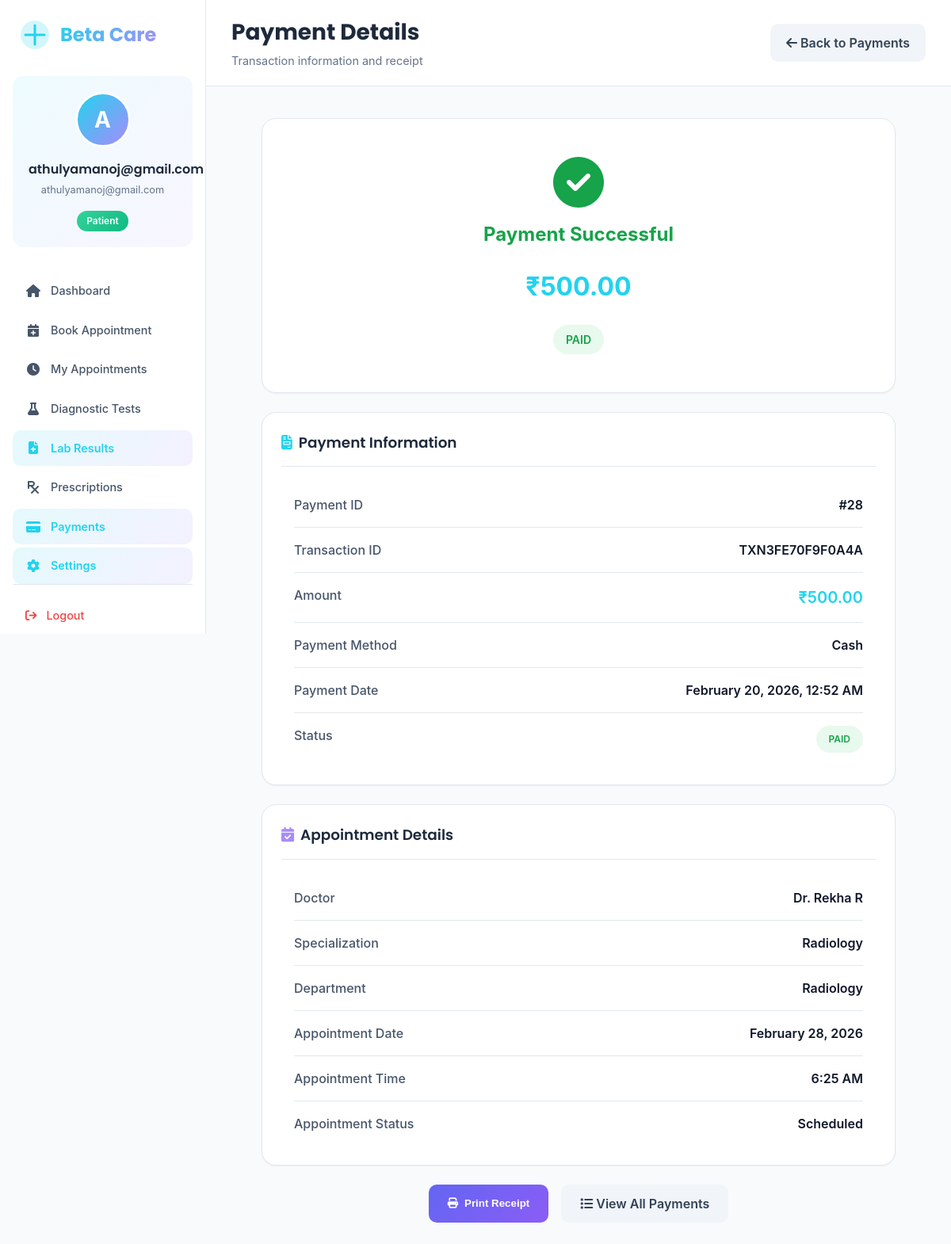
Screenshot of /patient/payments/28/ (signed in) with the database file from the repository.
### core/models.py (models this page shows, shortened)
class Payment(models.Model):
    PAYMENT_METHODS = [
        ('UPI', 'UPI'),
        ('Card', 'Card'),
        ('Cash', 'Cash'),
        ('NetBanking', 'Net Banking'),
    ]
    PAYMENT_STATUS = [
        ('Paid', 'Paid'),
        ('Pending', 'Pending'),
        ('Failed', 'Failed'),
    ]
    patient = models.ForeignKey(
        'PatientProfile',
        on_delete=models.CASCADE,
        related_name="payments"
    )
    appointment = models.ForeignKey(
        'Appointment',
        on_delete=models.CASCADE,
        related_name="payments",
        null=True,      # ✅ IMPORTANT
        blank=True      # ✅ IMPORTANT
    )
    test_booking = models.ForeignKey(
        'TestBooking',
        on_delete=models.CASCADE,
        null=True,
        blank=True,
        related_name="payments"
    )
    amount = models.DecimalField(max_digits=10, decimal_places=2)
    payment_method = models.CharField(
        max_length=20,
        choices=PAYMENT_METHODS
    )
    payment_status = models.CharField(
        max_length=20,
        choices=PAYMENT_STATUS,
        default="Pending"
    )
    payment_date = models.DateTimeField(auto_now_add=True)
    transaction_id = models.CharField(
        max_length=100,
        blank=True,
        null=True
    )

class Appointment(models.Model):
    STATUS_CHOICES = [
        ('Pending Payment', 'Pending Payment'),  # Initial status when appointment is created
        ('Scheduled', 'Scheduled'),              # After payment is completed
        ('Confirmed', 'Confirmed'),              # Doctor confirmed
        ('Completed', 'Completed'),              # Appointment finished
        ('Cancelled', 'Cancelled'),              # Appointment cancelled
        ('No Show', 'No Show'),                  # Patient didn't show up
    ]
    patient = models.ForeignKey(PatientProfile, on_delete=models.CASCADE)
    doctor = models.ForeignKey(DoctorProfile, on_delete=models.CASCADE)
    appointment_date = models.DateField()
    appointment_time = models.TimeField()
    reason = models.CharField(max_length=255)
    status = models.CharField(
        max_length=20,
        choices=STATUS_CHOICES,
        default="Pending Payment"  # Changed default
    )
    created_at = models.DateTimeField(auto_now_add=True)

class DoctorProfile(models.Model):
    user = models.OneToOneField(User, on_delete=models.CASCADE)
    department = models.CharField(max_length=100)
    specialization = models.CharField(max_length=100)
    license_number = models.CharField(max_length=50, blank=True, default="")
    experience = models.PositiveIntegerField(default=0, help_text="Years of experience")
    consultation_fee = models.DecimalField(
    max_digits=8,
    decimal_places=2,
    default=0.00,  # default value for new and existing rows
    help_text="Fee in INR"
)
    phone = models.CharField(max_length=15)
    bio = models.TextField(blank=True)
    status = models.CharField(max_length=20, default="Active")

### core/views.py (the view)
# urls.py: path('patient/payments/<int:payment_id>/', views.payment_detail, name='payment_detail'),
@login_required
def payment_detail(request, payment_id):
    try:
        patient_profile = PatientProfile.objects.get(user=request.user)
    except PatientProfile.DoesNotExist:
        messages.error(request, "Patient profile not found.")
        return redirect('patient_dashboard')
    payment = get_object_or_404(
        Payment,
        id=payment_id,
        patient=patient_profile
    )
    context = {
        'payment': payment,
    }
    return render(request, 'core/dashboard/payment_detail.html', context)

### core/templates/core/dashboard/payment_detail.html (shortened to what this page needs)
{% load static %}
<!DOCTYPE html>
<html lang="en">
<head>
    <link href="https://cdnjs.cloudflare.com/ajax/libs/font-awesome/6.5.0/css/all.min.css" rel="stylesheet">
    <link rel="stylesheet" href="{% static 'core/css/admin.css' %}">
</head>
<body>
    <div class="medical-dashboard">
        <aside class="medical-sidebar">
            <div class="brand">
                <div class="brand-logo">
                </div>
                <span class="brand-name">Beta Care</span>
            </div>
            <div class="profile-card">
                <div class="profile-avatar-wrapper">
                    <div class="profile-avatar">
                        <div class="avatar-fallback" style="display: flex;">
                            {{ request.user.first_name|default:request.user.username|slice:":1"|upper }}
                        </div>
                    </div>
                </div>
                <div class="profile-details">
                    <h4 class="profile-name">{{ request.user.get_full_name|default:request.user.username }}</h4>
                    <p class="profile-email">{{ request.user.email|truncatechars:25 }}</p>
                </div>
                <span class="role-badge" style="background: linear-gradient(135deg, #34d399, #10b981);">Patient</span>
            </div>
            <nav class="sidebar-nav">
                <a href="{% url 'patient_dashboard' %}" class="nav-item">
                    <i class="fa-solid fa-home"></i>
                    <span>Dashboard</span>
                </a>
                <a href="{% url 'patient_book_appointment' %}" class="nav-item">
                    <i class="fa-solid fa-calendar-plus"></i>
                    <span>Book Appointment</span>
                </a>
                <a href="{% url 'patient_appointments' %}" class="nav-item">
                    <i class="fa-solid fa-clock"></i>
                    <span>My Appointments</span>
                </a>
                <a href="{% url 'patient_diagnostic_tests' %}" class="nav-item">
                    <i class="fa-solid fa-flask"></i>
                    <span>Diagnostic Tests</span>
                </a>
                <a href="{% url 'patient_lab_results' %}" class="nav-item active">
                    <i class="fa-solid fa-file-medical"></i>
                    <span>Lab Results</span>
                </a>
                <a href="{% url 'patient_prescriptions' %}" class="nav-item">
                    <i class="fa-solid fa-prescription"></i>
                    <span>Prescriptions</span>
                </a>
                <a href="{% url 'payments' %}" class="nav-item active">
                    <i class="fa-solid fa-credit-card"></i>
                    <span>Payments</span>
                </a>
                <a href="{% url 'patient_settings' %}" class="nav-item active">
                    <i class="fa-solid fa-gear"></i>
                    <span>Settings</span>
                </a>
            </nav>
            <div class="sidebar-footer">
                <a href="{% url 'logout' %}" class="logout-link">
                    <i class="fa-solid fa-arrow-right-from-bracket"></i>
                    <span>Logout</span>
                </a>
            </div>
        </aside>
        <main class="medical-main">
            <header class="medical-header">
                <div class="header-left">
                    <h1 class="page-title" style="font-size:1.75rem;">Payment Details</h1>
                    <p class="page-subtitle">Transaction information and receipt</p>
                </div>
                <div class="header-actions">
                    <a href="{% url 'payments' %}" class="btn-cancel" style="text-decoration:none;">
                        <i class="fa-solid fa-arrow-left"></i> Back to Payments
                    </a>
                </div>
            </header>
            <div class="medical-content">
                <div style="max-width: 800px; margin: 0 auto;">
                    <div class="medical-table-card" style="margin-bottom: var(--space-6); text-align: center;">
                        <div style="padding: var(--space-6);">
                            {% if payment.payment_status == 'Paid' %}
                                <i class="fa-solid fa-check-circle" style="font-size: 4rem; color: #16a34a; margin-bottom: var(--space-4);"></i>
                                <h2 style="color: #16a34a; margin-bottom: var(--space-2);">Payment Successful</h2>
                            {% elif payment.payment_status == 'Pending' %}
                                <i class="fa-solid fa-clock" style="font-size: 4rem; color: #d97706; margin-bottom: var(--space-4);"></i>
                                <h2 style="color: #d97706; margin-bottom: var(--space-2);">Payment Pending</h2>
                            {% else %}
                                <i class="fa-solid fa-times-circle" style="font-size: 4rem; color: #dc2626; margin-bottom: var(--space-4);"></i>
                                <h2 style="color: #dc2626; margin-bottom: var(--space-2);">Payment Failed</h2>
                            {% endif %}
                            <div class="amount-display">₹{{ payment.amount }}</div>
                            <span class="payment-status-badge status-{{ payment.payment_status|lower }}">
                                {{ payment.payment_status }}
                            </span>
                        </div>
                    </div>
                    <div class="medical-table-card" style="margin-bottom: var(--space-6);">
                        <div class="info-header" style="margin-bottom: var(--space-5); padding-bottom: var(--space-4); border-bottom: 1px solid var(--gray-200);">
                            <h3><i class="fa-solid fa-file-invoice" style="color: var(--medical-cyan); margin-right: var(--space-2);"></i>Payment Information</h3>
                        </div>
                        <div style="padding: 0 var(--space-4);">
                            <div class="detail-row">
                                <span class="detail-label">Payment ID</span>
                                <span class="detail-value">#{{ payment.id }}</span>
                            </div>
                            {% if payment.transaction_id %}
                            <div class="detail-row">
                                <span class="detail-label">Transaction ID</span>
                                <span class="detail-value">{{ payment.transaction_id }}</span>
                            </div>
                            {% endif %}
                            <div class="detail-row">
                                <span class="detail-label">Amount</span>
                                <span class="detail-value" style="color: var(--medical-cyan); font-size: 1.25rem;">₹{{ payment.amount }}</span>
                            </div>
                            <div class="detail-row">
                                <span class="detail-label">Payment Method</span>
                                <span class="detail-value">
                                    {% if payment.payment_method %}
                                        {{ payment.payment_method }}
                                    {% else %}
                                        Not specified
                                    {% endif %}
                                </span>
                            </div>
                            <div class="detail-row">
                                <span class="detail-label">Payment Date</span>
                                <span class="detail-value">{{ payment.payment_date|date:"F d, Y, g:i A" }}</span>
                            </div>
                            <div class="detail-row">
                                <span class="detail-label">Status</span>
                                <span class="detail-value">
                                    <span class="payment-status-badge status-{{ payment.payment_status|lower }}" style="font-size: 0.75rem;">
                                        {{ payment.payment_status }}
                                    </span>
                                </span>
                            </div>
                        </div>
                    </div>
                    {% if payment.appointment %}
                    <div class="medical-table-card" style="margin-bottom: var(--space-6);">
                        <div class="info-header" style="margin-bottom: var(--space-5); padding-bottom: var(--space-4); border-bottom: 1px solid var(--gray-200);">
                            <h3><i class="fa-solid fa-calendar-check" style="color: var(--medical-purple); margin-right: var(--space-2);"></i>Appointment Details</h3>
                        </div>
                        <div style="padding: 0 var(--space-4);">
                            <div class="detail-row">
                                <span class="detail-label">Doctor</span>
                                <span class="detail-value">Dr. {{ payment.appointment.doctor.user.get_full_name }}</span>
                            </div>
                            <div class="detail-row">
                                <span class="detail-label">Specialization</span>
                                <span class="detail-value">{{ payment.appointment.doctor.specialization }}</span>
                            </div>
                            <div class="detail-row">
                                <span class="detail-label">Department</span>
                                <span class="detail-value">{{ payment.appointment.doctor.department }}</span>
                            </div>
                            <div class="detail-row">
                                <span class="detail-label">Appointment Date</span>
                                <span class="detail-value">{{ payment.appointment.appointment_date|date:"F d, Y" }}</span>
                            </div>
                            <div class="detail-row">
                                <span class="detail-label">Appointment Time</span>
                                <span class="detail-value">{{ payment.appointment.appointment_time|time:"g:i A" }}</span>
                            </div>
                            <div class="detail-row">
                                <span class="detail-label">Appointment Status</span>
                                <span class="detail-value">{{ payment.appointment.status }}</span>
                            </div>
                        </div>
                    </div>
                    {% endif %}
                    <div style="display: flex; justify-content: center; gap: var(--space-4); margin-top: var(--space-6);">
                        {% if payment.payment_status == 'Paid' %}
                        <button onclick="window.print()" class="print-btn">
                            <i class="fa-solid fa-print"></i> Print Receipt
                        </button>
                        {% endif %}
                        <a href="{% url 'payments' %}" class="btn-cancel" style="text-decoration: none; padding: var(--space-3) var(--space-6);">
                            <i class="fa-solid fa-list"></i> View All Payments
                        </a>
                    </div>
                </div>
            </div>
        </main>
    </div>
</body>
</html>

### core/templates/core/dashboard/payment_detail.html (style rules this page uses)
.payment-status-badge { display: inline-block; padding: 0.5rem 1rem; border-radius: var(--radius-full); font-size: 0.875rem; font-weight: 600; text-transform: uppercase; }
.status-paid { background: rgba(34, 197, 94, 0.1); color: #16a34a; }
.detail-row { display: flex; justify-content: space-between; padding: var(--space-4) 0; border-bottom: 1px solid var(--gray-200); }
.detail-row:last-child { border-bottom: none; }
.detail-label { color: var(--gray-600); font-weight: 500; }
.detail-value { color: var(--gray-900); font-weight: 600; text-align: right; }
.amount-display { font-size: 2rem; font-weight: 700; color: var(--medical-cyan); text-align: center; margin: var(--space-6) 0; }
.print-btn { background: linear-gradient(135deg, #6366f1, #8b5cf6); color: white; padding: var(--space-3) var(--space-6); border-radius: var(--radius-md); border: none; font-weight: 600; cursor: pointer; transition: var(--transition); text-decoration: none; display: inline-flex; align-items: center; gap: var(--space-2); }
.medical-sidebar, .medical-header, .print-btn, .btn-cancel, .add-btn { display: none !important; }
.medical-main { margin: 0 !important; padding: 20px !important; }
.medical-table-card { box-shadow: none !important; border: 1px solid #e5e7eb !important; }

### rows the page displays
Payment: amount "500.00", payment_status "PAID", id "28", transaction_id "TXN3FE70F9F0A4A", payment_method "Cash", payment_date "February 20, 2026, 12:52 AM", appointment.doctor.user.get_full_name "Rekha R", appointment.doctor.specialization "Radiology", appointment.doctor.department "Radiology", appointment.appointment_date "February 28, 2026", appointment.appointment_time "6:25 AM", appointment.status "Scheduled"

### other values shown
{{ request.user.first_name|default:request.user.username|slice:":1"|upper }} "A"
{{ request.user.get_full_name|default:request.user.username }} "athulyamanoj@gmail.com"
{{ request.user.email|truncatechars:25 }} "athulyamanoj@gmail.com"
